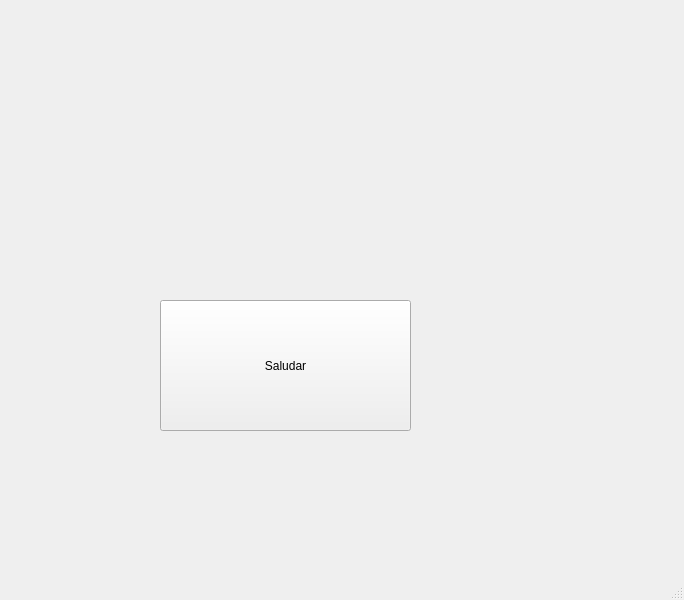
<?xml version="1.0" encoding="UTF-8"?>
<ui version="4.0">
 <class>MainWindow</class>
 <widget class="QMainWindow" name="MainWindow">
  <property name="geometry">
   <rect>
    <x>0</x>
    <y>0</y>
    <width>684</width>
    <height>600</height>
   </rect>
  </property>
  <property name="windowTitle">
   <string>MainWindow</string>
  </property>
  <widget class="QWidget" name="centralwidget">
   <widget class="QPushButton" name="btnSaludar">
    <property name="geometry">
     <rect>
      <x>160</x>
      <y>300</y>
      <width>251</width>
      <height>131</height>
     </rect>
    </property>
    <property name="text">
     <string>Saludar</string>
    </property>
   </widget>
   <widget class="QLabel" name="lblSaludo">
    <property name="geometry">
     <rect>
      <x>90</x>
      <y>100</y>
      <width>521</width>
      <height>81</height>
     </rect>
    </property>
    <property name="font">
     <font>
      <pointsize>40</pointsize>
     </font>
    </property>
    <property name="text">
     <string/>
    </property>
   </widget>
  </widget>
  <widget class="QMenuBar" name="menubar">
   <property name="geometry">
    <rect>
     <x>0</x>
     <y>0</y>
     <width>684</width>
     <height>21</height>
    </rect>
   </property>
  </widget>
  <widget class="QStatusBar" name="statusbar"/>
 </widget>
 <resources/>
 <connections/>
</ui>
